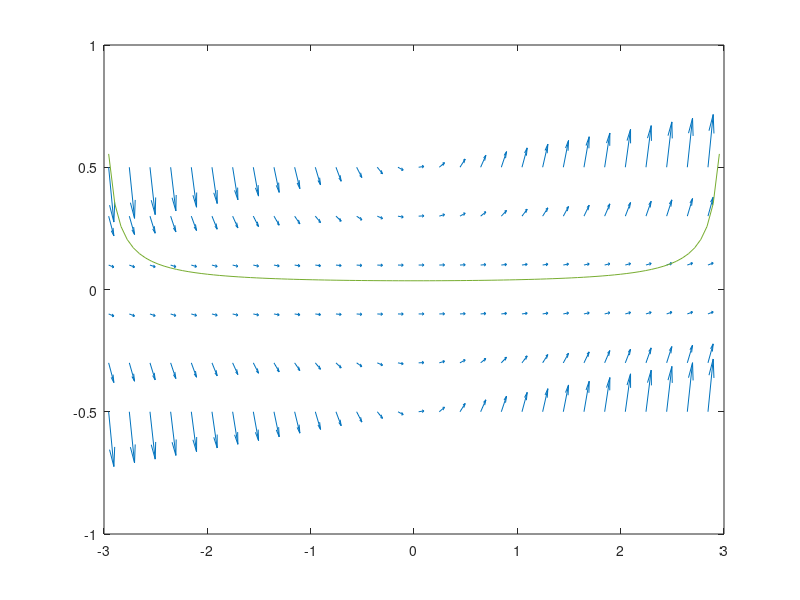

The MATLAB source for this figure:
clear all ; 
clf ;

K = sqrt(28/3)-0.1 ;
f = @(t, y)  6*t .* y.^2 ;

tb = -K:0.2:K ;
yb = -0.5:0.2:0.5 ;

[T,Y] = meshgrid(tb, yb) ;
dY = f(T, Y) ;
dT = ones(size(dY)) ;
quiver(T,Y, dT, dY) ;

% t = 1, y = 1/25 => C
C = -28 ;
mo = @(x) -1 ./ (3*x.^2 + C) ;

xx = linspace(-K,K) ;
hold on ;
plot(xx, mo(xx)) ;

